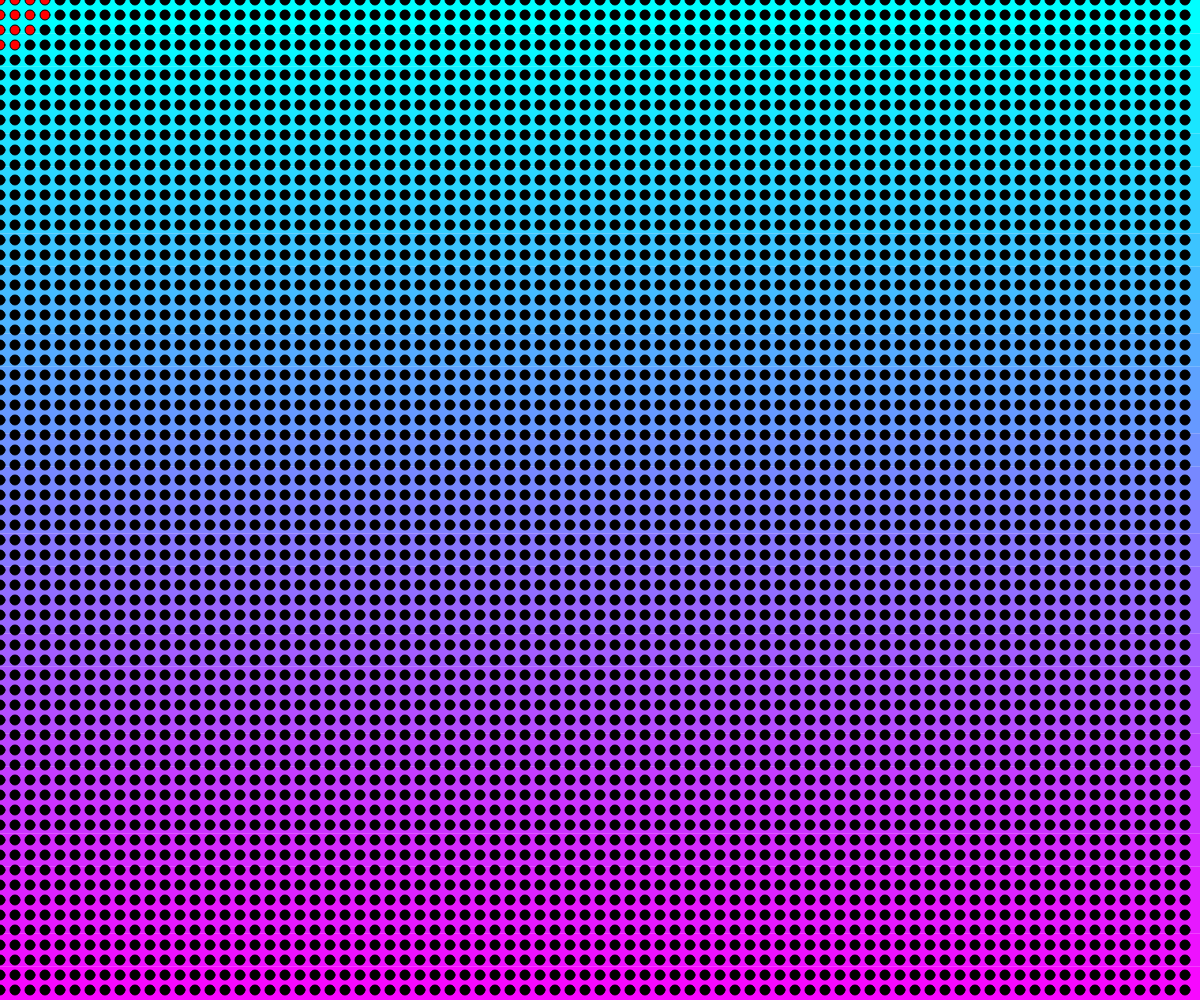
Frame 1 (no input)
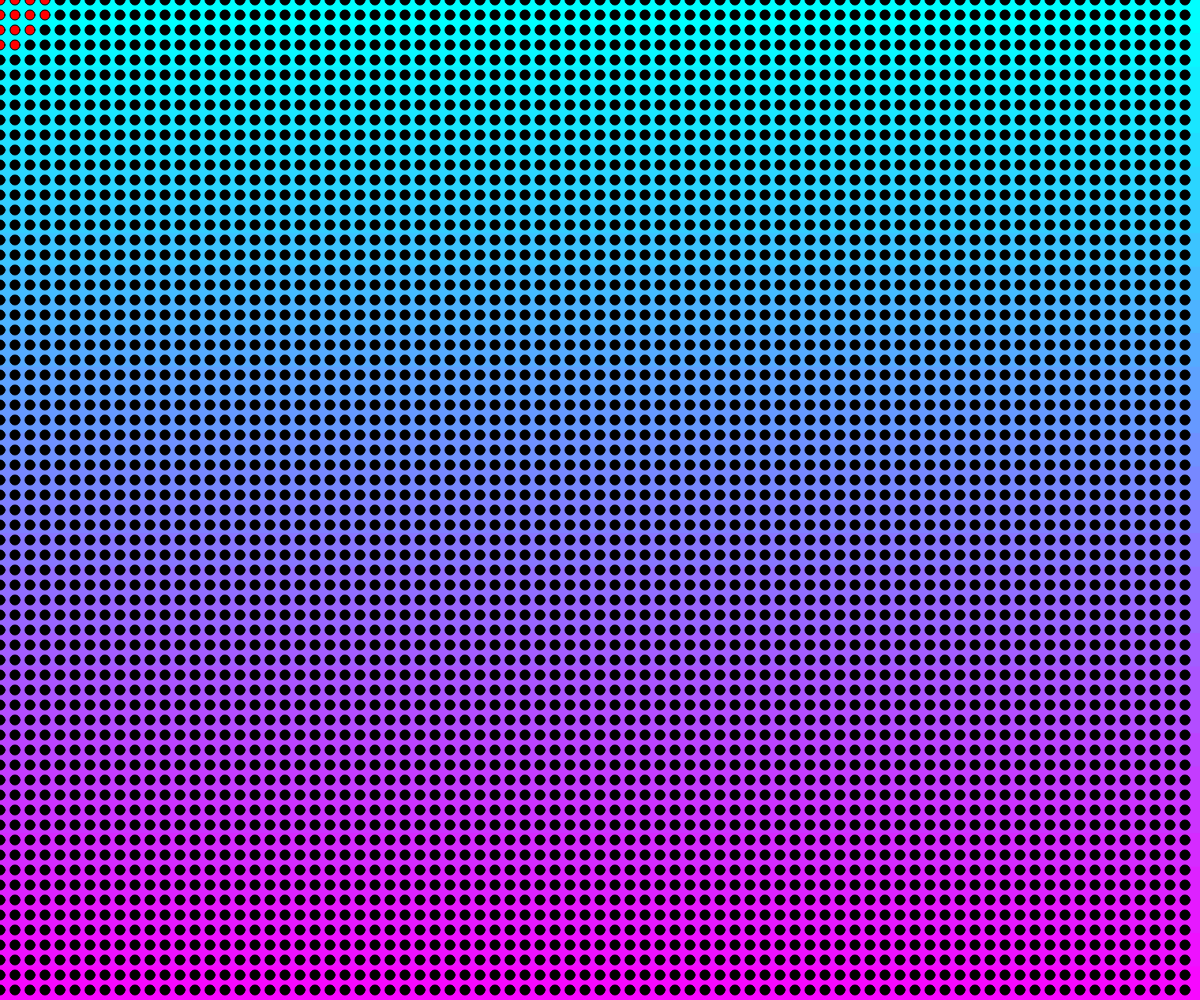
Frame 60 (no input)
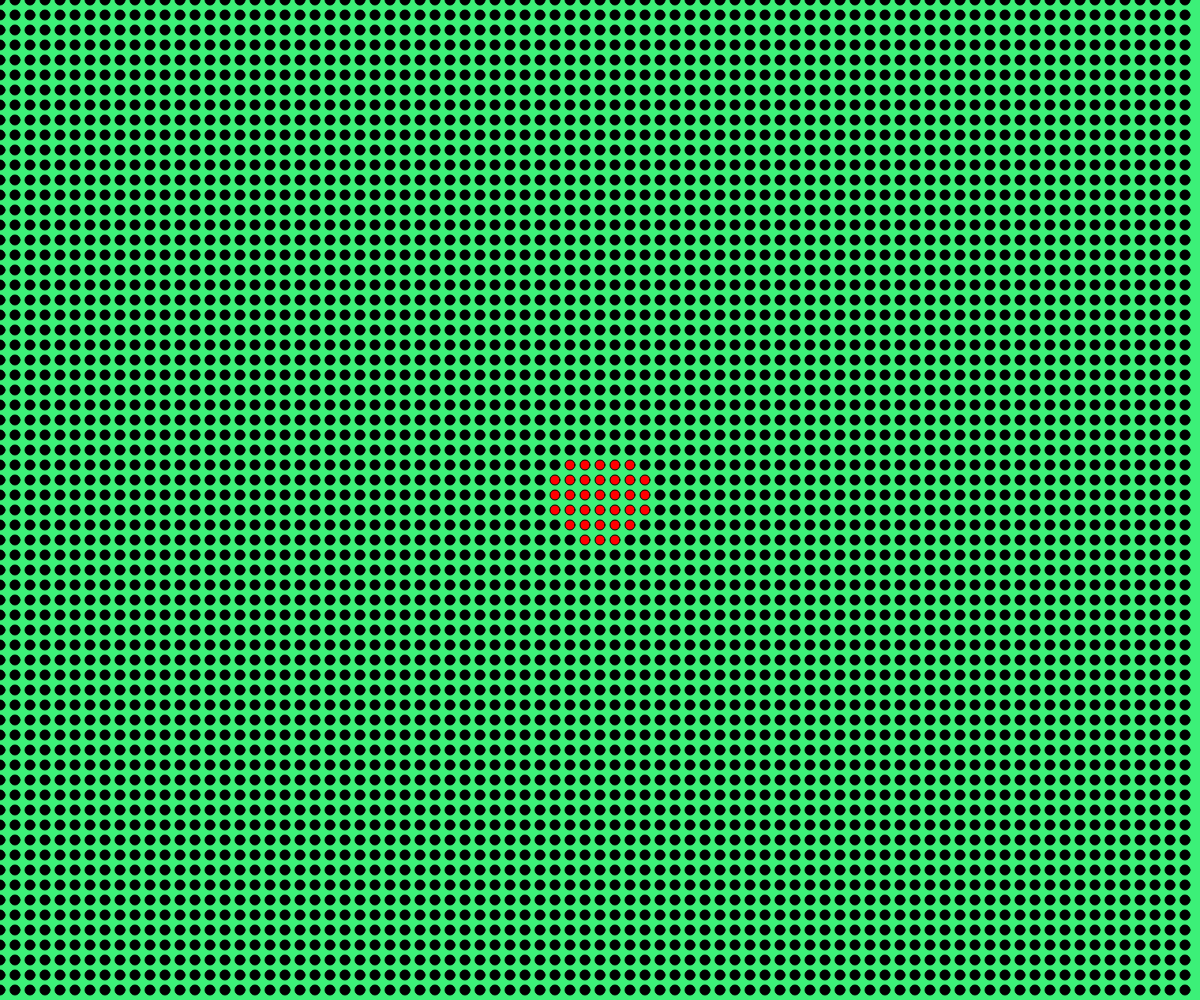
Frame 120 (the mouse pressed at the canvas centre since frame 60)

The p5.js sketch that drew these frames (run headless with seeded random() and noise() and a simulated clock; from frame 60 on, the mouse is pressed at the canvas centre):

// p5.js sketch
// ── sketch.js
// Drawing With Loops
// Stefan Scott 
// Sept 25, 2023
// Using single and nested loops for drawing purposes.

// Global Variables
let numSegments = 30;
let segmentHeight;
let currentBackground = 0; //state variable (0-2)
const GRID_SPACING = 15;   //CAP -> const

function grid(){
  //use a nested loop to draw a grid on the screen
  for (let x = 0; x < width; x += GRID_SPACING){
    for(let y = 0; y < height; y += GRID_SPACING){
      //print(x + ", "+ y);
      if(dist(x,y,mouseX,mouseY) < 50){
        fill(255,0,0);
      }
      else{
        fill(0);
      }
      circle(x,y,10);
      //test1
      //line(x,y,mouseX,mouseY);
    }
  }
}

function draw() {
  selectBackground();
  grid();
}


function setup() {
  createCanvas(windowWidth, windowHeight);
  segmentHeight = height/numSegments;
}

function gradient(){
  // draw a series of skinny rectangles → gradient
  noStroke();
  for(let i = 0; i < numSegments; i++){
    let y = i * segmentHeight; 
    let c = map(y,0,height,0,255);
    fill(c,255-c,255);  //↑R  ↓G  Max-Blue
    rect(0,y,width,segmentHeight); 
  }
  stroke(0);
}

function selectBackground(){
  // check the state variable currentBackground
  // and render the appropriate one.
  if(currentBackground===0) gradient();
  else if (currentBackground===1)background(255);
  else background(60,240,120);
}






function mousePressed(){
  print(mouseButton);
  if(mouseButton===LEFT){
    currentBackground -= 1;
    if(currentBackground < 0)currentBackground=2;
  }
  if(mouseButton===CENTER){
    currentBackground += 1;
    if(currentBackground > 2)currentBackground=0;
  }
  return false; //DOESNT WORK override the default behavior
}
